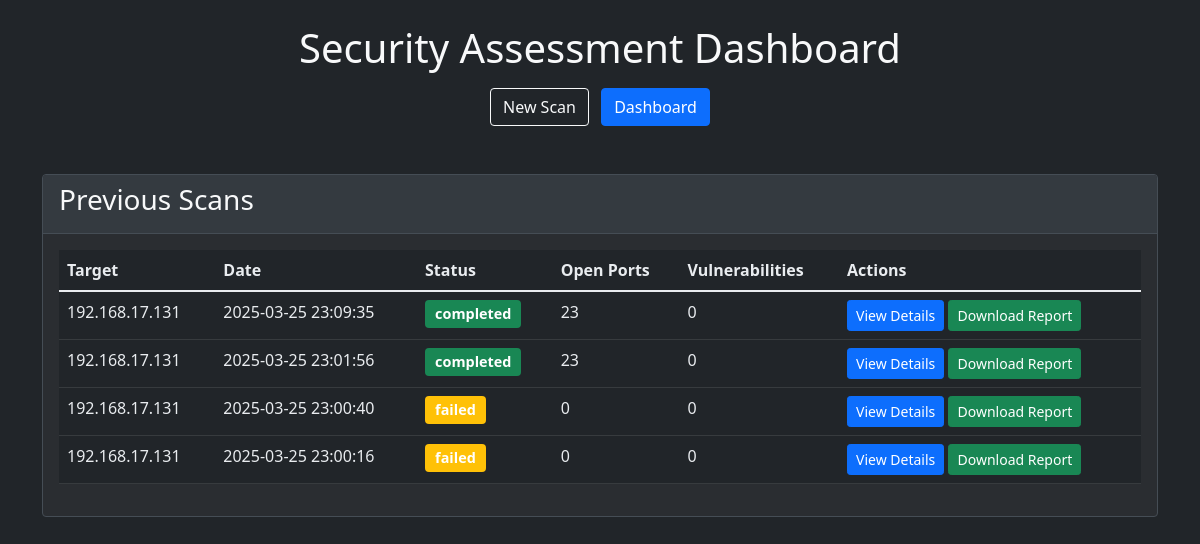
/dashboard, run on the app's committed database.
### tables this page shows
CREATE TABLE scans (
                id INTEGER PRIMARY KEY AUTOINCREMENT,
                target TEXT NOT NULL,
                date TEXT NOT NULL,
                status TEXT NOT NULL,
                open_ports INTEGER DEFAULT 0,
                vulnerabilities INTEGER DEFAULT 0,
                report_path TEXT
            );

### app.py (the view)
@app.route('/dashboard')
def dashboard():
    db = get_db()
    scans = db.execute('SELECT * FROM scans ORDER BY date DESC').fetchall()
    db.close()
    return render_template('dashboard.html', scans=scans)

### app.py (called while the page is built)
def get_db():
    conn = sqlite3.connect(app.config['DATABASE'])
    conn.row_factory = sqlite3.Row
    return conn

### templates/dashboard.html (shortened to what this page needs)
<!DOCTYPE html>
<html lang="en">
<head>
    <link href="https://cdn.jsdelivr.net/npm/bootstrap@5.1.3/dist/css/bootstrap.min.css" rel="stylesheet">
    <link rel="stylesheet" href="{{ url_for('static', filename='style.css') }}">
</head>
<body class="bg-dark text-light">
    <div class="container py-4">
        <header class="text-center mb-5">
            <h1> Security Assessment Dashboard</h1>
            <nav class="mt-3">
                <a href="{{ url_for('index') }}" class="btn btn-outline-light me-2">New Scan</a>
                <a href="{{ url_for('dashboard') }}" class="btn btn-primary">Dashboard</a>
            </nav>
        </header>
        <div class="row">
            <div class="col-md-12">
                <div class="card bg-dark border-secondary">
                    <div class="card-header">
                        <h3 class="card-title">Previous Scans</h3>
                    </div>
                    <div class="card-body">
                        <div class="table-responsive">
                            <table class="table table-dark table-hover">
                                <thead>
                                    <tr>
                                        <th>Target</th>
                                        <th>Date</th>
                                        <th>Status</th>
                                        <th>Open Ports</th>
                                        <th>Vulnerabilities</th>
                                        <th>Actions</th>
                                    </tr>
                                </thead>
                                <tbody>
                                    {% for scan in scans %}
                                    <tr>
                                        <td>{{ scan.target }}</td>
                                        <td>{{ scan.date }}</td>
                                        <td>
                                            <span class="badge {% if scan.status == 'completed' %}bg-success{% else %}bg-warning{% endif %}">
                                                {{ scan.status }}
                                            </span>
                                        </td>
                                        <td>{{ scan.open_ports }}</td>
                                        <td>{{ scan.vulnerabilities }}</td>
                                        <td>
                                            <a href="{{ url_for('view_scan', scan_id=scan.id) }}" class="btn btn-sm btn-primary">View Details</a>
                                            <a href="{{ url_for('download_report', scan_id=scan.id) }}" class="btn btn-sm btn-success">Download Report</a>
                                        </td>
                                    </tr>
                                    {% endfor %}
                                </tbody>
                            </table>
                        </div>
                    </div>
                </div>
            </div>
        </div>
    </div>
</body>
</html>

### static/style.css (style rules this page uses)
body { background-color: #1a1d21 !important; color: #e9ecef !important; }
.card { background-color: #2a2d31 !important; border: 1px solid #454d55 !important; }
.card-header { background-color: #343a40 !important; border-bottom: 1px solid #454d55 !important; }
.table { color: #e9ecef !important; }
.table-dark { background-color: #2a2d31 !important; }
.badge { font-size: 0.9em; padding: 0.5em 0.7em; }
.btn-primary { background-color: #0d6efd !important; border-color: #0d6efd !important; }
.btn-success { background-color: #198754 !important; border-color: #198754 !important; }

### data on the page
scans: target "192.168.17.131", date "2025-03-25 23:09:35", status "completed", open_ports "23", vulnerabilities "0"
scans: target "192.168.17.131", date "2025-03-25 23:01:56", status "completed", open_ports "23", vulnerabilities "0"
scans: target "192.168.17.131", date "2025-03-25 23:00:40", status "failed", open_ports "0", vulnerabilities "0"
scans: target "192.168.17.131", date "2025-03-25 23:00:16", status "failed", open_ports "0", vulnerabilities "0"
